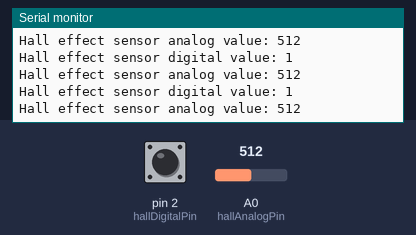
The sketch below on a simulated Arduino Uno, built with avr-gcc and run on an emulated ATmega328P. Parts: the last lines printed to the serial monitor. The test bench sets the inputs (shaded band); at power-on: A0 (hallAnalogPin) = 512, pin 2 (hallDigitalPin) HIGH.

Above: at 1.2 s.
1.3 s: A0 (hallAnalogPin) set to 11
At 1.5 s:
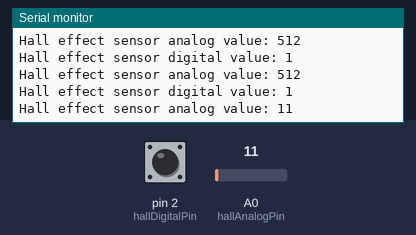
2.8 s: A0 (hallAnalogPin) set to 8
At 2.81 s:
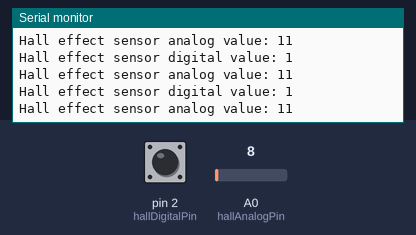
Timing chart, 0 to 5.8 s (numbered marks = the images above; inputs shaded):
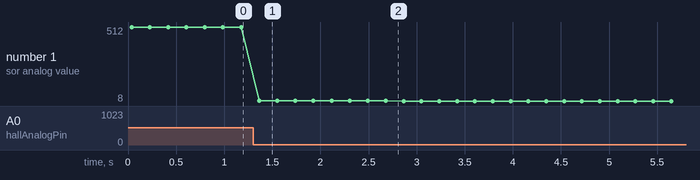

The sketch:

Hall_Teensy.ino
```cpp
// Include the SoftwareSerial library
#include <SoftwareSerial.h>

// Hall effect sensor pins
const int hallDigitalPin = 2;
const int hallAnalogPin = A0;

// XBee module pins
SoftwareSerial xbeeSerial(1, 0); // RX, TX

void setup() {
  Serial.begin(9600);
  xbeeSerial.begin(9600);
  pinMode(hallDigitalPin, INPUT_PULLUP);
}

void loop() {
  // Read the digital value of the hall effect sensor
  int hallDigitalValue = digitalRead(hallDigitalPin);

  // Read the analog value of the hall effect sensor
  int hallAnalogValue = analogRead(hallAnalogPin);

  // Print the sensor values to serial monitor
  Serial.print("Hall effect sensor digital value: ");
  Serial.println(hallDigitalValue);
  Serial.print("Hall effect sensor analog value: ");
  Serial.println(hallAnalogValue);

  // Send the sensor values via XBee
  xbeeSerial.print("Hall effect sensor digital value: ");
  xbeeSerial.println(hallDigitalValue);
  xbeeSerial.print("Hall effect sensor analog value: ");
  xbeeSerial.println(hallAnalogValue);

  // Wait for a moment before the next measurement
  delay(100);
}
```

Measured:
- after the input at 1.3 s, the serial monitor: prints a new line after 0.07 s (image 1)
- plotted number 1: 512 → 11 after the input at 1.3 s, 11 → 8 after the input at 2.8 s
